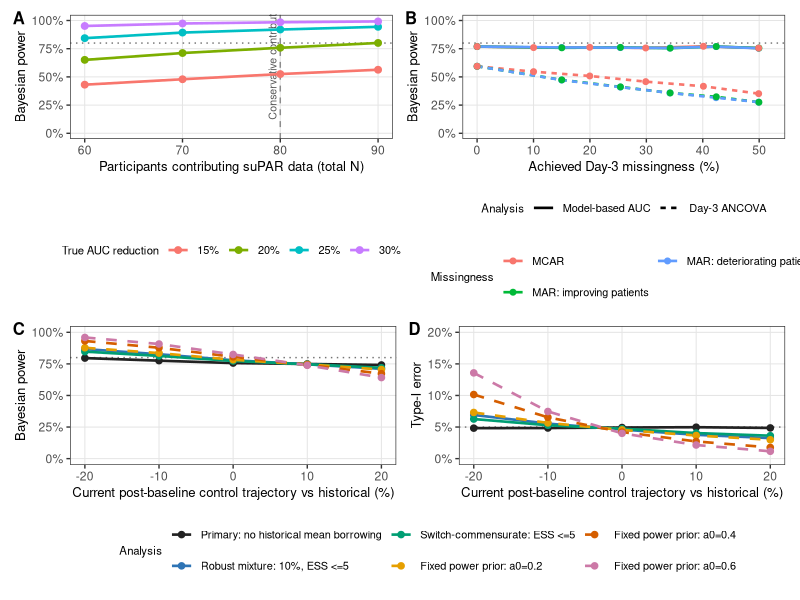
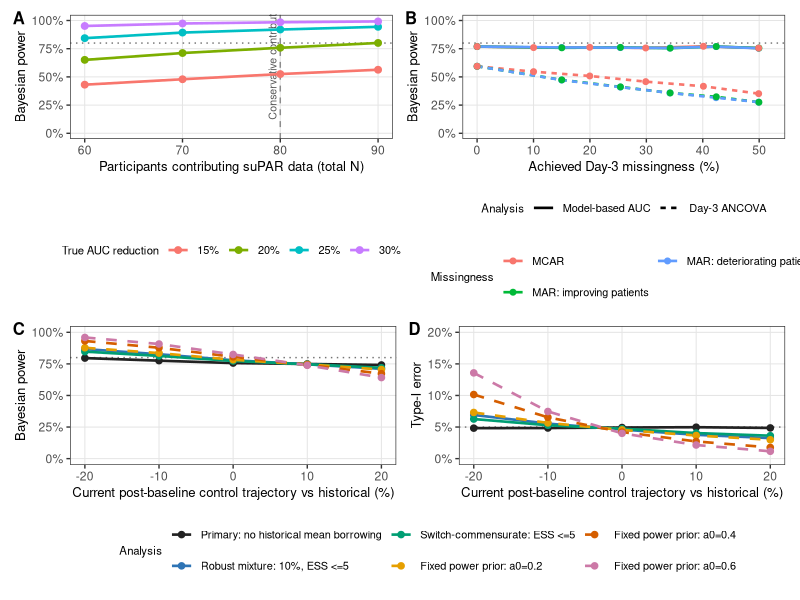
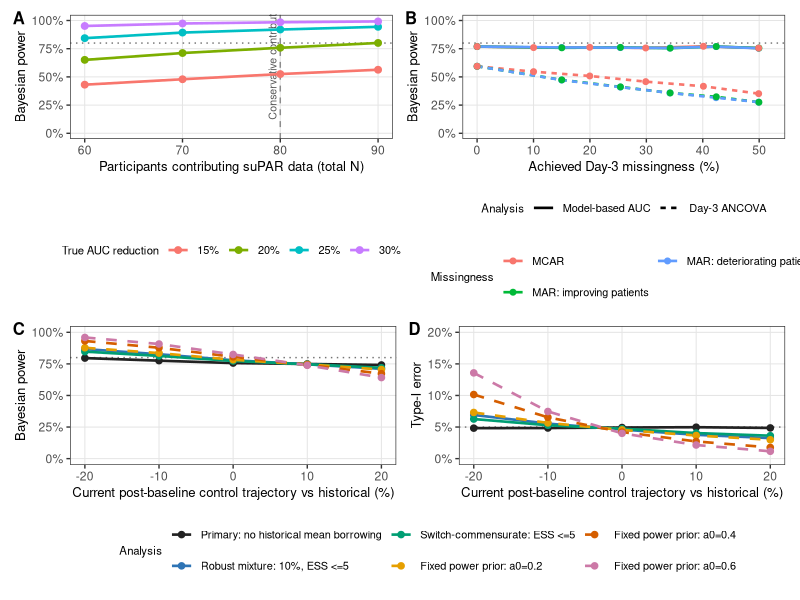

Recreate these plots in R, in order.
library(tidyverse)
library(patchwork)

power_n <- read_csv(
  "outputs/stage2_day5_panel_a_power.csv",
  show_col_types = FALSE
)
missingness <- read_csv(
  "outputs/stage2_day5_panel_b_missingness.csv",
  show_col_types = FALSE
)
borrowing <- read_csv(
  "outputs/borrowing_approaches_type1_power.csv",
  show_col_types = FALSE
)

stopifnot(
  all(power_n$treatment_prior_sd == 1),
  all(missingness$treatment_prior_sd == 1),
  all(borrowing$treatment_prior_sd == 1),
  all(power_n$posterior_cutoff == .95),
  all(missingness$posterior_cutoff == .95),
  all(borrowing$posterior_cutoff == .95)
)

theme_stage2 <- function() {
  theme_bw(base_size = 10.5) +
    theme(
      plot.tag = element_text(face = "bold", size = 12),
      plot.tag.position = c(.01, .99),
      panel.grid.minor = element_blank(),
      panel.grid.major = element_line(colour = "grey90", linewidth = .35),
      legend.text = element_text(size = 7.9),
      legend.title = element_text(size = 8.2),
      axis.title = element_text(size = 9.5),
      axis.text = element_text(size = 8.7)
    )
}

effect_colours <- c(
  "15%" = "#F8766D",
  "20%" = "#7CAE00",
  "25%" = "#00BFC4",
  "30%" = "#C77CFF"
)

panel_a <- power_n |>
  filter(reduction > 0) |>
  mutate(effect = factor(
    scales::percent(reduction, accuracy = 1),
    levels = names(effect_colours)
  )) |>
  ggplot(aes(total_n, probability_success, colour = effect)) +
  geom_hline(yintercept = .80, linetype = "dotted", colour = "grey45") +
  geom_vline(xintercept = 80, linetype = "dashed", colour = "grey55") +
  annotate(
    "text", x = 79.2, y = .12,
    label = "Conservative contributing N = 80",
    angle = 90, hjust = 0, size = 2.7, colour = "grey35"
  ) +
  geom_line(linewidth = .9) +
  geom_point(size = 2) +
  coord_cartesian(ylim = c(0, 1)) +
  scale_colour_manual(values = effect_colours) +
  scale_x_continuous(breaks = seq(60, 90, 10)) +
  scale_y_continuous(labels = scales::label_percent(accuracy = 1)) +
  labs(
    tag = "A",
    x = "Participants contributing suPAR data (total N)",
    y = "Bayesian power",
    colour = "True AUC reduction"
  ) +
  theme_stage2() +
  guides(colour = guide_legend(nrow = 1)) +
  theme(legend.position = "bottom")

missing_labels <- c(
  mcar = "MCAR",
  mar_improvement = "MAR: improving patients",
  mar_deterioration = "MAR: deteriorating patients"
)
missing_colours <- c(
  "MCAR" = "#F8766D",
  "MAR: improving patients" = "#00BA38",
  "MAR: deteriorating patients" = "#619CFF"
)

panel_b <- missingness |>
  mutate(
    mechanism = factor(
      missing_labels[missing_mechanism],
      levels = unname(missing_labels)
    ),
    analysis = factor(
      analysis,
      levels = c("Model-based AUC", "Day-3 ANCOVA")
    )
  ) |>
  ggplot(aes(
    100 * achieved_day3_missingness,
    probability_success,
    colour = mechanism,
    linetype = analysis
  )) +
  geom_hline(yintercept = .80, linetype = "dotted", colour = "grey45") +
  geom_line(linewidth = .9) +
  geom_point(size = 1.7) +
  coord_cartesian(ylim = c(0, 1)) +
  scale_colour_manual(values = missing_colours) +
  scale_x_continuous(breaks = seq(0, 50, 10), limits = c(0, 52)) +
  scale_y_continuous(labels = scales::label_percent(accuracy = 1)) +
  labs(
    tag = "B",
    x = "Achieved Day-3 missingness (%)",
    y = "Bayesian power",
    colour = "Missingness",
    linetype = "Analysis"
  ) +
  theme_stage2() +
  guides(
    linetype = guide_legend(order = 1, nrow = 1),
    colour = guide_legend(order = 2, nrow = 2)
  ) +
  theme(legend.position = "bottom", legend.box = "vertical")

approach_labels <- c(
  "No historical mean borrowing (primary)" = "Primary: no historical mean borrowing",
  "Robust mixture (10%; ESS cap 5)" = "Robust mixture: 10%, ESS <=5",
  "Switch-commensurate (ESS cap 5)" = "Switch-commensurate: ESS <=5",
  "Power prior a0 = 0.2" = "Fixed power prior: a0=0.2",
  "Power prior a0 = 0.4" = "Fixed power prior: a0=0.4",
  "Power prior a0 = 0.6" = "Fixed power prior: a0=0.6"
)
approach_colours <- c(
  "Primary: no historical mean borrowing" = "#222222",
  "Robust mixture: 10%, ESS <=5" = "#2E74B5",
  "Switch-commensurate: ESS <=5" = "#009E73",
  "Fixed power prior: a0=0.2" = "#E69F00",
  "Fixed power prior: a0=0.4" = "#D55E00",
  "Fixed power prior: a0=0.6" = "#CC79A7"
)
approach_linetypes <- c(
  "Primary: no historical mean borrowing" = "solid",
  "Robust mixture: 10%, ESS <=5" = "solid",
  "Switch-commensurate: ESS <=5" = "solid",
  "Fixed power prior: a0=0.2" = "dashed",
  "Fixed power prior: a0=0.4" = "dashed",
  "Fixed power prior: a0=0.6" = "dashed"
)

borrowing_plot <- borrowing |>
  mutate(approach = factor(
    approach_labels[approach],
    levels = unname(approach_labels)
  ))

panel_c <- borrowing_plot |>
  filter(reduction == .20) |>
  ggplot(aes(drift_pct, probability_success, colour = approach, linetype = approach)) +
  geom_hline(yintercept = .80, linetype = "dotted", colour = "grey45") +
  geom_line(linewidth = .9) +
  geom_point(size = 1.9) +
  coord_cartesian(ylim = c(0, 1)) +
  scale_colour_manual(values = approach_colours) +
  scale_linetype_manual(values = approach_linetypes) +
  scale_x_continuous(breaks = seq(-20, 20, 10)) +
  scale_y_continuous(labels = scales::label_percent(accuracy = 1)) +
  labs(
    tag = "C",
    x = "Current post-baseline control trajectory vs historical (%)",
    y = "Bayesian power",
    colour = "Analysis",
    linetype = "Analysis"
  ) +
  theme_stage2()

panel_d <- borrowing_plot |>
  filter(reduction == 0) |>
  ggplot(aes(drift_pct, probability_success, colour = approach, linetype = approach)) +
  geom_hline(yintercept = .05, linetype = "dotted", colour = "grey45") +
  geom_line(linewidth = .9) +
  geom_point(size = 1.9) +
  coord_cartesian(ylim = c(0, .20)) +
  scale_colour_manual(values = approach_colours) +
  scale_linetype_manual(values = approach_linetypes) +
  scale_x_continuous(breaks = seq(-20, 20, 10)) +
  scale_y_continuous(
    breaks = seq(0, .20, .05),
    labels = scales::label_percent(accuracy = 1)
  ) +
  labs(
    tag = "D",
    x = "Current post-baseline control trajectory vs historical (%)",
    y = "Type-I error",
    colour = "Analysis",
    linetype = "Analysis"
  ) +
  theme_stage2()

top <- panel_a | panel_b
bottom <- (panel_c | panel_d) + plot_layout(guides = "collect") &
  theme(legend.position = "bottom")

figure <- (top / bottom) +
  plot_layout(heights = c(1, 1.12))

ggsave(
  "figures/stage2_final_four_panel.png",
  figure,
  width = 14,
  height = 10.4,
  dpi = 300
)
ggsave(
  "figures/stage2_final_four_panel.pdf",
  figure,
  width = 14,
  height = 10.4
)

print(figure)
